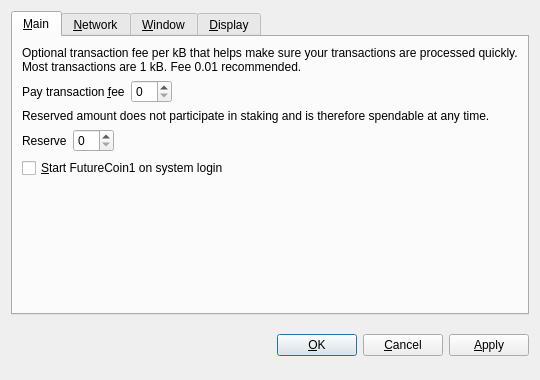
<?xml version="1.0" encoding="UTF-8"?>
<ui version="4.0">
 <class>OptionsDialog</class>
 <widget class="QDialog" name="OptionsDialog">
  <property name="geometry">
   <rect>
    <x>0</x>
    <y>0</y>
    <width>540</width>
    <height>380</height>
   </rect>
  </property>
  <property name="windowTitle">
   <string>Options</string>
  </property>
  <property name="modal">
   <bool>true</bool>
  </property>
  <layout class="QVBoxLayout" name="verticalLayout">
   <item>
    <widget class="QTabWidget" name="tabWidget">
     <property name="tabPosition">
      <enum>QTabWidget::North</enum>
     </property>
     <property name="currentIndex">
      <number>0</number>
     </property>
     <widget class="QWidget" name="tabMain">
      <attribute name="title">
       <string>&amp;Main</string>
      </attribute>
      <layout class="QVBoxLayout" name="verticalLayout_Main">
       <item>
        <widget class="QLabel" name="transactionFeeInfoLabel">
         <property name="text">
          <string>Optional transaction fee per kB that helps make sure your transactions are processed quickly. Most transactions are 1 kB. Fee 0.01 recommended.</string>
         </property>
         <property name="textFormat">
          <enum>Qt::PlainText</enum>
         </property>
         <property name="wordWrap">
          <bool>true</bool>
         </property>
        </widget>
       </item>
       <item>
        <layout class="QHBoxLayout" name="horizontalLayoutFee">
         <item>
          <widget class="QLabel" name="transactionFeeLabel">
           <property name="text">
            <string>Pay transaction &amp;fee</string>
           </property>
           <property name="textFormat">
            <enum>Qt::PlainText</enum>
           </property>
           <property name="buddy">
            <cstring>transactionFee</cstring>
           </property>
          </widget>
         </item>
         <item>
          <widget class="BitcoinAmountField" name="transactionFee"/>
         </item>
         <item>
          <spacer name="horizontalSpacerFee">
           <property name="orientation">
            <enum>Qt::Horizontal</enum>
           </property>
           <property name="sizeHint" stdset="0">
            <size>
             <width>40</width>
             <height>20</height>
            </size>
           </property>
          </spacer>
         </item>
        </layout>
       </item>
       <item>
        <widget class="QLabel" name="reserveBalanceInfoLabel">
         <property name="text">
          <string>Reserved amount does not participate in staking and is therefore spendable at any time.</string>
         </property>
         <property name="textFormat">
          <enum>Qt::PlainText</enum>
         </property>
         <property name="wordWrap">
          <bool>true</bool>
         </property>
        </widget>
       </item>
       <item>
        <layout class="QHBoxLayout" name="horizontalLayoutReserveBalance">
         <item>
          <widget class="QLabel" name="reserveBalanceLabel">
           <property name="text">
            <string>Reserve</string>
           </property>
           <property name="textFormat">
            <enum>Qt::PlainText</enum>
           </property>
           <property name="buddy">
            <cstring>reserveBalance</cstring>
           </property>
          </widget>
         </item>
         <item>
          <widget class="BitcoinAmountField" name="reserveBalance"/>
         </item>
         <item>
          <spacer name="horizontalSpacerReserveBalance">
           <property name="orientation">
            <enum>Qt::Horizontal</enum>
           </property>
           <property name="sizeHint" stdset="0">
            <size>
             <width>40</width>
             <height>20</height>
            </size>
           </property>
          </spacer>
         </item>
        </layout>
       </item>
       <item>
        <widget class="QCheckBox" name="bitcoinAtStartup">
         <property name="toolTip">
          <string>Automatically start FutureCoin1 after logging in to the system.</string>
         </property>
         <property name="text">
          <string>&amp;Start FutureCoin1 on system login</string>
         </property>
        </widget>
       </item>
       <item>
        <spacer name="verticalSpacer_Main">
         <property name="orientation">
          <enum>Qt::Vertical</enum>
         </property>
         <property name="sizeHint" stdset="0">
          <size>
           <width>20</width>
           <height>40</height>
          </size>
         </property>
        </spacer>
       </item>
      </layout>
     </widget>
     <widget class="QWidget" name="tabNetwork">
      <attribute name="title">
       <string>&amp;Network</string>
      </attribute>
      <layout class="QVBoxLayout" name="verticalLayout_Network">
       <item>
        <widget class="QCheckBox" name="mapPortUpnp">
         <property name="toolTip">
          <string>Automatically open the FutureCoin1 client port on the router. This only works when your router supports UPnP and it is enabled.</string>
         </property>
         <property name="text">
          <string>Map port using &amp;UPnP</string>
         </property>
        </widget>
       </item>
       <item>
        <widget class="QCheckBox" name="connectSocks">
         <property name="toolTip">
          <string>Connect to the FutureCoin1 network through a SOCKS5 proxy (e.g. when connecting through Tor).</string>
         </property>
         <property name="text">
          <string>&amp;Connect through SOCKS5 proxy:</string>
         </property>
        </widget>
       </item>
       <item>
        <layout class="QHBoxLayout" name="horizontalLayout_Network">
         <item>
          <widget class="QLabel" name="proxyIpLabel">
           <property name="text">
            <string>Proxy &amp;IP:</string>
           </property>
           <property name="textFormat">
            <enum>Qt::PlainText</enum>
           </property>
           <property name="buddy">
            <cstring>proxyIp</cstring>
           </property>
          </widget>
         </item>
         <item>
          <widget class="QValidatedLineEdit" name="proxyIp">
           <property name="maximumSize">
            <size>
             <width>140</width>
             <height>16777215</height>
            </size>
           </property>
           <property name="toolTip">
            <string>IP address of the proxy (e.g. 127.0.0.1)</string>
           </property>
          </widget>
         </item>
         <item>
          <widget class="QLabel" name="proxyPortLabel">
           <property name="text">
            <string>&amp;Port:</string>
           </property>
           <property name="textFormat">
            <enum>Qt::PlainText</enum>
           </property>
           <property name="buddy">
            <cstring>proxyPort</cstring>
           </property>
          </widget>
         </item>
         <item>
          <widget class="QLineEdit" name="proxyPort">
           <property name="maximumSize">
            <size>
             <width>55</width>
             <height>16777215</height>
            </size>
           </property>
           <property name="toolTip">
            <string>Port of the proxy (e.g. 9050)</string>
           </property>
          </widget>
         </item>
         <item>
          <spacer name="horizontalSpacer_Network">
           <property name="orientation">
            <enum>Qt::Horizontal</enum>
           </property>
           <property name="sizeHint" stdset="0">
            <size>
             <width>40</width>
             <height>20</height>
            </size>
           </property>
          </spacer>
         </item>
        </layout>
       </item>
       <item>
        <spacer name="verticalSpacer_Network">
         <property name="orientation">
          <enum>Qt::Vertical</enum>
         </property>
         <property name="sizeHint" stdset="0">
          <size>
           <width>20</width>
           <height>40</height>
          </size>
         </property>
        </spacer>
       </item>
      </layout>
     </widget>
     <widget class="QWidget" name="tabWindow">
      <attribute name="title">
       <string>&amp;Window</string>
      </attribute>
      <layout class="QVBoxLayout" name="verticalLayout_Window">
       <item>
        <widget class="QCheckBox" name="minimizeToTray">
         <property name="toolTip">
          <string>Show only a tray icon after minimizing the window.</string>
         </property>
         <property name="text">
          <string>&amp;Minimize to the tray instead of the taskbar</string>
         </property>
        </widget>
       </item>
       <item>
        <widget class="QCheckBox" name="minimizeOnClose">
         <property name="toolTip">
          <string>Minimize instead of exit the application when the window is closed. When this option is enabled, the application will be closed only after selecting Quit in the menu.</string>
         </property>
         <property name="text">
          <string>M&amp;inimize on close</string>
         </property>
        </widget>
       </item>
       <item>
        <spacer name="verticalSpacer_Window">
         <property name="orientation">
          <enum>Qt::Vertical</enum>
         </property>
         <property name="sizeHint" stdset="0">
          <size>
           <width>20</width>
           <height>40</height>
          </size>
         </property>
        </spacer>
       </item>
      </layout>
     </widget>
     <widget class="QWidget" name="tabDisplay">
      <attribute name="title">
       <string>&amp;Display</string>
      </attribute>
      <layout class="QVBoxLayout" name="verticalLayout_Display">
       <item>
        <layout class="QHBoxLayout" name="horizontalLayout_1_Display">
         <item>
          <widget class="QLabel" name="langLabel">
           <property name="text">
            <string>User Interface &amp;language:</string>
           </property>
           <property name="textFormat">
            <enum>Qt::PlainText</enum>
           </property>
           <property name="buddy">
            <cstring>lang</cstring>
           </property>
          </widget>
         </item>
         <item>
          <widget class="QValueComboBox" name="lang">
           <property name="toolTip">
            <string>The user interface language can be set here. This setting will take effect after restarting FutureCoin1.</string>
           </property>
          </widget>
         </item>
        </layout>
       </item>
       <item>
        <layout class="QHBoxLayout" name="horizontalLayout_2_Display">
         <item>
          <widget class="QLabel" name="unitLabel">
           <property name="text">
            <string>&amp;Unit to show amounts in:</string>
           </property>
           <property name="textFormat">
            <enum>Qt::PlainText</enum>
           </property>
           <property name="buddy">
            <cstring>unit</cstring>
           </property>
          </widget>
         </item>
         <item>
          <widget class="QValueComboBox" name="unit">
           <property name="toolTip">
            <string>Choose the default subdivision unit to show in the interface and when sending coins.</string>
           </property>
          </widget>
         </item>
        </layout>
       </item>
       <item>
        <widget class="QCheckBox" name="coinControlFeatures">
         <property name="toolTip">
          <string>Whether to show coin control features or not.</string>
         </property>
         <property name="text">
          <string>Display coin &amp;control features (experts only!)</string>
         </property>
        </widget>
       </item>
       <item>
        <spacer name="verticalSpacer_Display">
         <property name="orientation">
          <enum>Qt::Vertical</enum>
         </property>
         <property name="sizeHint" stdset="0">
          <size>
           <width>20</width>
           <height>40</height>
          </size>
         </property>
        </spacer>
       </item>
      </layout>
     </widget>
    </widget>
   </item>
   <item>
    <layout class="QHBoxLayout" name="horizontalLayout_Buttons">
     <item>
      <spacer name="horizontalSpacer_1">
       <property name="orientation">
        <enum>Qt::Horizontal</enum>
       </property>
       <property name="sizeHint" stdset="0">
        <size>
         <width>40</width>
         <height>48</height>
        </size>
       </property>
      </spacer>
     </item>
     <item>
      <widget class="QLabel" name="statusLabel">
       <property name="font">
        <font>
         <weight>75</weight>
         <bold>true</bold>
        </font>
       </property>
       <property name="text">
        <string/>
       </property>
       <property name="textFormat">
        <enum>Qt::PlainText</enum>
       </property>
       <property name="wordWrap">
        <bool>true</bool>
       </property>
      </widget>
     </item>
     <item>
      <spacer name="horizontalSpacer_2">
       <property name="orientation">
        <enum>Qt::Horizontal</enum>
       </property>
       <property name="sizeHint" stdset="0">
        <size>
         <width>40</width>
         <height>48</height>
        </size>
       </property>
      </spacer>
     </item>
     <item>
      <widget class="QPushButton" name="okButton">
       <property name="text">
        <string>&amp;OK</string>
       </property>
      </widget>
     </item>
     <item>
      <widget class="QPushButton" name="cancelButton">
       <property name="text">
        <string>&amp;Cancel</string>
       </property>
       <property name="autoDefault">
        <bool>false</bool>
       </property>
      </widget>
     </item>
     <item>
      <widget class="QPushButton" name="applyButton">
       <property name="text">
        <string>&amp;Apply</string>
       </property>
       <property name="autoDefault">
        <bool>false</bool>
       </property>
      </widget>
     </item>
    </layout>
   </item>
  </layout>
 </widget>
 <customwidgets>
  <customwidget>
   <class>BitcoinAmountField</class>
   <extends>QSpinBox</extends>
   <header>bitcoinamountfield.h</header>
  </customwidget>
  <customwidget>
   <class>QValueComboBox</class>
   <extends>QComboBox</extends>
   <header>qvaluecombobox.h</header>
  </customwidget>
  <customwidget>
   <class>QValidatedLineEdit</class>
   <extends>QLineEdit</extends>
   <header>qvalidatedlineedit.h</header>
  </customwidget>
 </customwidgets>
 <resources/>
 <connections/>
</ui>
